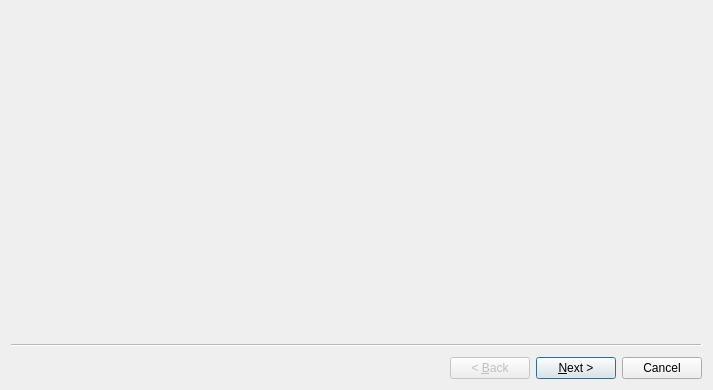
<?xml version="1.0" encoding="UTF-8"?>
<ui version="4.0">
 <class>WizardRunSmartContract</class>
 <widget class="QWizard" name="WizardRunSmartContract">
  <property name="geometry">
   <rect>
    <x>0</x>
    <y>0</y>
    <width>713</width>
    <height>390</height>
   </rect>
  </property>
  <property name="windowTitle">
   <string>Wizard</string>
  </property>
  <widget class="MTPageAcct_Server" name="wizardPage1"/>
  <widget class="MTPageAcct_Nym" name="wizardPage2"/>
  <widget class="PageSmart_Party" name="wizardPage"/>
 </widget>
 <customwidgets>
  <customwidget>
   <class>MTPageAcct_Server</class>
   <extends>QWizardPage</extends>
   <header>gui/widgets/pageacct_server.hpp</header>
   <container>1</container>
  </customwidget>
  <customwidget>
   <class>MTPageAcct_Nym</class>
   <extends>QWizardPage</extends>
   <header>gui/widgets/pageacct_nym.hpp</header>
   <container>1</container>
  </customwidget>
  <customwidget>
   <class>PageSmart_Party</class>
   <extends>QWizardPage</extends>
   <header>gui/widgets/pagesmart_party.hpp</header>
   <container>1</container>
  </customwidget>
 </customwidgets>
 <resources/>
 <connections/>
</ui>
